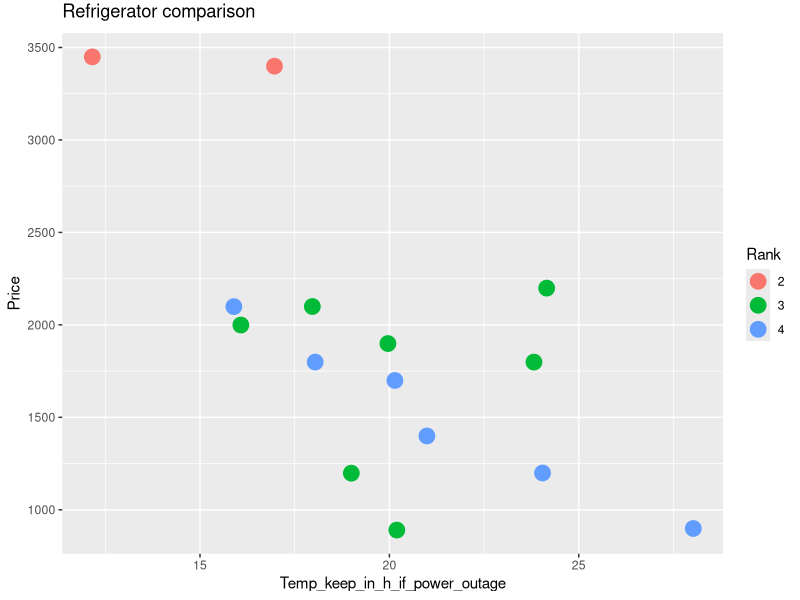

Source code (R):
#install.packages("ggplot2")
library("ggplot2")

df <- as.data.frame(matrix(c(276, 262, 196, 192, 206, 228, 188, 279, 206, 246, 100, 210, 212, 361, 166,
                             130, 98, 75, 98, 98, 111, 98, 87, 98, 98, 56, 98, 98, 211, 64,
                             17, 18, 28, 21, 24, 24, 20, 16, 24, 16, 20, 20, 18, 12, 19,
                             3399, 2099, 899, 1399, 1799, 1199, 1699, 1999, 2199, 2099, 890, 1899, 1799, 3449, 1198), 15, 4))
labels <- c("1", "2", "3", "4", "5")
result <- c(2, 3, 4, 4, 3, 4, 4, 3, 3, 4, 3, 3, 4, 2, 3)
factors <- factor(result, labels)
df <- cbind(df, factors)
colnames(df) <- c("Cooler_storage_volume", "Freezer_storage_volume", "Temp_keep_in_h_if_power_outage", "Price", "Rank")

stripchart <- ggplot(df, aes(Temp_keep_in_h_if_power_outage, Price, col = factor(Rank))) + geom_jitter(position = position_jitter(width = 0.2), size=5)
stripchart <- stripchart + ylab("Price") + xlab("Temp_keep_in_h_if_power_outage") + labs(colour = "Rank")
stripchart <- stripchart + ggtitle("Refrigerator comparison") + theme(plot.title = element_text(vjust =+ 2))
stripchart
